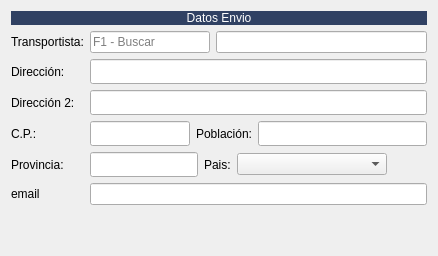
         <widget class="QWidget" name="Datosdeenvio">
          <attribute name="title">
           <string>Datos de envio</string>
          </attribute>
          <layout class="QGridLayout" name="gridLayout_7">
           <item row="1" column="0">
            <widget class="QLabel" name="label_60">
             <property name="text">
              <string>Transportista:</string>
             </property>
            </widget>
           </item>
           <item row="1" column="1">
            <layout class="QHBoxLayout" name="horizontalLayout_10">
             <item>
              <widget class="QLineEdit" name="txtcodigo_transportista">
               <property name="maximumSize">
                <size>
                 <width>120</width>
                 <height>16777215</height>
                </size>
               </property>
               <property name="statusTip">
                <string/>
               </property>
               <property name="whatsThis">
                <string/>
               </property>
               <property name="placeholderText">
                <string>F1 - Buscar</string>
               </property>
              </widget>
             </item>
             <item>
              <widget class="QLineEdit" name="txtTransportista"/>
             </item>
            </layout>
           </item>
           <item row="2" column="0">
            <widget class="QLabel" name="label_38">
             <property name="text">
              <string>Dirección:</string>
             </property>
            </widget>
           </item>
           <item row="2" column="1">
            <widget class="QLineEdit" name="txtdireccion1_entrega">
             <property name="minimumSize">
              <size>
               <width>0</width>
               <height>25</height>
              </size>
             </property>
            </widget>
           </item>
           <item row="3" column="0">
            <widget class="QLabel" name="label_41">
             <property name="text">
              <string>Dirección 2:</string>
             </property>
            </widget>
           </item>
           <item row="3" column="1">
            <widget class="QLineEdit" name="txtdireccion2_entrega">
             <property name="minimumSize">
              <size>
               <width>0</width>
               <height>25</height>
              </size>
             </property>
            </widget>
           </item>
           <item row="4" column="0">
            <widget class="QLabel" name="label_20">
             <property name="text">
              <string>C.P.:</string>
             </property>
            </widget>
           </item>
           <item row="4" column="1">
            <layout class="QHBoxLayout" name="horizontalLayout_9">
             <item>
              <widget class="QLineEdit" name="txtcp_entrega">
               <property name="minimumSize">
                <size>
                 <width>0</width>
                 <height>25</height>
                </size>
               </property>
               <property name="maximumSize">
                <size>
                 <width>100</width>
                 <height>16777215</height>
                </size>
               </property>
              </widget>
             </item>
             <item>
              <widget class="QLabel" name="label_40">
               <property name="text">
                <string>Población:</string>
               </property>
              </widget>
             </item>
             <item>
              <widget class="QLineEdit" name="txtpoblacion_entrega">
               <property name="sizePolicy">
                <sizepolicy hsizetype="Expanding" vsizetype="Fixed">
                 <horstretch>0</horstretch>
                 <verstretch>0</verstretch>
                </sizepolicy>
               </property>
               <property name="minimumSize">
                <size>
                 <width>0</width>
                 <height>25</height>
                </size>
               </property>
              </widget>
             </item>
            </layout>
           </item>
           <item row="5" column="0">
            <widget class="QLabel" name="label_39">
             <property name="text">
              <string>Provincia:</string>
             </property>
            </widget>
           </item>
           <item row="5" column="1">
            <layout class="QHBoxLayout" name="horizontalLayout_8">
             <item>
              <widget class="QLineEdit" name="txtprovincia_entrega">
               <property name="minimumSize">
                <size>
                 <width>0</width>
                 <height>25</height>
                </size>
               </property>
               <property name="maximumSize">
                <size>
                 <width>180</width>
                 <height>16777215</height>
                </size>
               </property>
              </widget>
             </item>
             <item>
              <widget class="QLabel" name="label_37">
               <property name="sizePolicy">
                <sizepolicy hsizetype="Maximum" vsizetype="Preferred">
                 <horstretch>0</horstretch>
                 <verstretch>0</verstretch>
                </sizepolicy>
               </property>
               <property name="text">
                <string>Pais:</string>
               </property>
              </widget>
             </item>
             <item>
              <widget class="QComboBox" name="cbopais_entrega">
               <property name="minimumSize">
                <size>
                 <width>150</width>
                 <height>0</height>
                </size>
               </property>
               <property name="maximumSize">
                <size>
                 <width>200</width>
                 <height>16777215</height>
                </size>
               </property>
              </widget>
             </item>
             <item>
              <spacer name="horizontalSpacer_8">
               <property name="orientation">
                <enum>Qt::Horizontal</enum>
               </property>
               <property name="sizeHint" stdset="0">
                <size>
                 <width>40</width>
                 <height>20</height>
                </size>
               </property>
              </spacer>
             </item>
            </layout>
           </item>
           <item row="6" column="0">
            <widget class="QLabel" name="label_51">
             <property name="text">
              <string>email</string>
             </property>
            </widget>
           </item>
           <item row="6" column="1">
            <widget class="QLineEdit" name="txtemail_alternativo"/>
           </item>
           <item row="7" column="0">
            <spacer name="verticalSpacer">
             <property name="orientation">
              <enum>Qt::Vertical</enum>
             </property>
             <property name="sizeHint" stdset="0">
              <size>
               <width>20</width>
               <height>40</height>
              </size>
             </property>
            </spacer>
           </item>
           <item row="0" column="0" colspan="2">
            <widget class="QLabel" name="label_53">
             <property name="styleSheet">
              <string notr="true">background-color: #304163;
color: rgb(255, 255, 255);</string>
             </property>
             <property name="text">
              <string>Datos Envio</string>
             </property>
             <property name="alignment">
              <set>Qt::AlignCenter</set>
             </property>
            </widget>
           </item>
          </layout>
         </widget>
